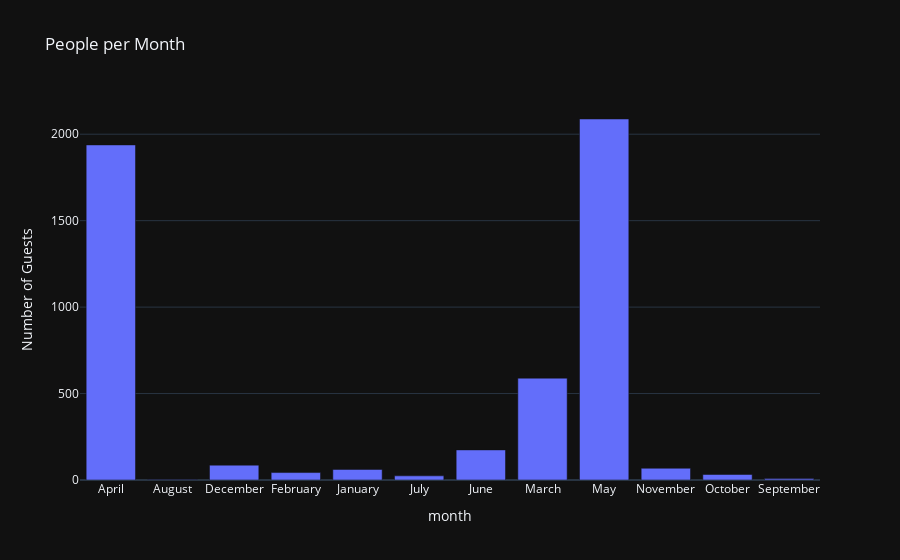

Here is the notebook cell this chart was saved with:
### Code cell
fig = px.bar(monthly_guests, x='month', y='Человек',
              title='People per Month',
              labels={'Человек': 'Number of Guests'},  # Переименование оси Y для большей ясности
              template='plotly_dark')

fig.show()

### Figure 1 — Plotly figure (JSON) as saved in the notebook; plotly's stock layout.template omitted (floating-point values rounded to 4 significant figures)
{"data": [{"alignmentgroup": "True", "hovertemplate": "month=%{x}<br>Number of Guests=%{y}<extra></extra>", "legendgroup": "", "marker": {"color": "#636efa", "pattern": {"shape": ""}}, "name": "", "offsetgroup": "", "orientation": "v", "showlegend": false, "textposition": "auto", "type": "bar", "x": ["April", "August", "December", "February", "January", "July", "June", "March", "May", "November", "October", "September"], "xaxis": "x", "y": [1938, 3, 86, 43, 61, 24, 174, 589, 2088, 68, 32, 8], "yaxis": "y"}], "layout": {"barmode": "relative", "legend": {"tracegroupgap": 0}, "title": {"text": "People per Month"}, "xaxis": {"anchor": "y", "domain": [0, 1], "title": {"text": "month"}}, "yaxis": {"anchor": "x", "domain": [0, 1], "title": {"text": "Number of Guests"}}}}
